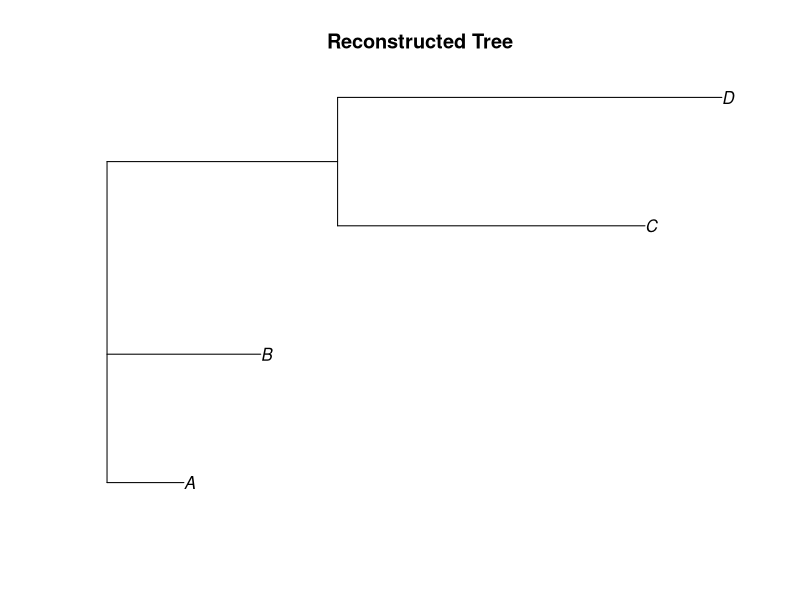

Reproduce this figure in R. (Note: this script raises an error after producing the figure.)
## ---- chunk 1
# Load the ape package
library(ape)

# Define the tree as a list and assign the class "phylo"
egtree <- list(
  edge = matrix(c(5, 1,
                  5, 2,
                  5, 6,
                  6, 3,
                  6, 4), ncol = 2, byrow = TRUE),
  tip.label = c("A", "B", "C", "D"),
  Nnode = 2,
  edge.length = c(0.1, 0.2, 0.3, 0.4, 0.5)
)
class(egtree) <- "phylo"

# Plot the tree
plot(egtree, main = "Reconstructed Tree")

plot.phylo(egtree, type = "unrooted", edge.color = "blue", edge.width = 2, tip.color = "red", main = "Customized Phylogenetic Tree")
## ---- chunk 2
D = matrix(c(0,5,9,9,8,5,0,10,10,9,9,10,0,8,7,9,10,8,0,3,8,9,7,3,0), ncol=5)
# Calculate Q matrix
cal_Q <- function(D_matrix) {}
n = dim(D)[1]
st_m = matrix(0, ncol=n, nrow=n) # Standard matrix
diag(st_m) <- 1
Q = matrix(0, ncol=n, nrow=n)
trans_m = matrix(1, ncol=n, nrow=n)
d1 = D %*% trans_m
d2 = t(d1)
Q = (n-2) * D - d1 - d2
diag(Q) <- 0
min(Q)
cord = which(Q==-50,arr.ind=TRUE)[1,]
cord1 = cord[2]
cord2 = cord[1]
delta1 = 0.5 * D[cord1,cord2] + 0.5/(n-2)*(d1[cord1,cord2]-d2[cord1,cord2])
delta2 = D[cord1,cord2] - delta1

trans_m = st_m
trans_m[cord1,cord2] = 1
new_row = trans_m %*% D

trans_m = st_m
trans_m[cord1,] = -1
new_row = 0.5 * (new_row %*% trans_m)[cord1,c(-cord1, -cord2)]
D <- D[c(-cord1,-cord2),]
D <- D[,c(-cord1,-cord2)]
D <- rbind(new_row, D)
D <- cbind(c(0,new_row), D)
## ---- chunk 3
NJ <- function(D_matrix, total_dim, edge_vector) {
  n = dim(D_matrix)[1]
  st_m = matrix(0, ncol=n, nrow=n) # Standard matrix
  diag(st_m) <- 1
  Q = matrix(0, ncol=n, nrow=n)
  trans_m = matrix(1, ncol=n, nrow=n)
  d1 = D_matrix %*% trans_m
  d2 = t(d1)
  Q = (n-2) * D_matrix - d1 - d2
  diag(Q) <- 0
  minQ <- min(Q)
  cord = which(Q==minQ, arr.ind=TRUE)[1,]
  cord1 = cord[2]
  cord2 = cord[1]
  
  edge1 = edge_vector[cord1]
  edge2 = edge_vector[cord2] # retrieve the edge values for joining taxa
  #if(n != total_dim) {
   # if(cord1 == 1) {
    #  edge1 = 2*total_dim-n # edge value for new node created in last iteration
    #}
  #} 
  delta1 = 0.5 * D_matrix[cord1,cord2] + 0.5/(n-2)*(d1[cord1,cord2]-d2[cord1,cord2])
  delta2 = D_matrix[cord1,cord2] - delta1
  
  if (n==3) {
    delta3 = D_matrix[1,3] - delta1 # it's for the last iteration which will omit 3 delta values. The last Q matrix must be a matrix with all equal values not in diagonal
    edge3 = edge_vector[3]
    return(list(c(edge1, edge2, edge3), c(delta1, delta2, delta3)))
  } # the last iteration would not need to update the D matrix and just return edge values and delta
  
  trans_m = st_m
  trans_m[cord1,cord2] = 1
  new_row = trans_m %*% D_matrix
  
  trans_m = st_m
  trans_m[cord1,] = -1
  new_row = 0.5 * (new_row %*% trans_m)[cord1,c(-cord1, -cord2)]

  D_matrix <- D_matrix[c(-cord1,-cord2),]
  D_matrix <- D_matrix[,c(-cord1,-cord2)] # delete 2 rows and 2 cols that belong to the 2 joined taxa
  edge_vector <- edge_vector[c(-cord1,-cord2)] # do the same on edge matrix
  edge_vector <- append(2*total_dim+1-n, edge_vector) # create a new edge value for new node
  D_matrix <- rbind(new_row, D_matrix)
  D_matrix <- cbind(c(0,new_row), D_matrix) # Always the new node is in the first col and row
  return(list(D_matrix, c(edge1, edge2), c(delta1, delta2), edge_vector))
}

edge <- c(1:5)
D = matrix(c(0,5,9,9,8,5,0,10,10,9,9,10,0,8,7,9,10,8,0,3,8,9,7,3,0), ncol=5)
t <- NJ(D, dim(D)[1], edge)
## ---- chunk 4
NJ_iter <- function(D_init) {
  dim = dim(D_init)[1]
  edge_v = c(1:dim) # vector can be operated and record the edge values' changes
  edge <- matrix(0, ncol=2, nrow=2*dim-3)
  tip.label <- paste("t", 1:dim, sep='')
  Nnode = dim - 2
  edge.length <- c(rep(0, each=2*dim-3))
  for(i in dim:4) {
    out <- NJ(D_init, dim, edge_v)
    D_init <- out[[1]]
    print(D_init)
    edge[c(2*dim-2*i+1,2*dim-2*i+2),] <- c(2*dim+1-i, 2*dim+1-i, out[[2]][1], out[[2]][2])
    print(edge)
    edge.length[c(2*dim-2*i+1,2*dim-2*i+2)] <- out[[3]]
    print(edge.length)
    edge_v <- out[[4]]
  }
  print(edge_v)
  out <- NJ(D_init, dim, edge_v)
  edge[c(2*dim-5, 2*dim-4, 2*dim-3),] <- c(2*dim-2, 2*dim-2, 2*dim-2, out[[1]][1], out[[1]][2], out[[1]][3])
  print(edge)
  edge.length[c(2*dim-5, 2*dim-4, 2*dim-3)] <- out[[2]]
  print(edge.length)
  
  return(list("edge"=edge, "tip.label"=tip.label, "Nnode"=Nnode, "edge.length"=edge.length))
}

D = matrix(c(0,5,9,9,8,5,0,10,10,9,9,10,0,8,7,9,10,8,0,3,8,9,7,3,0), ncol=5)
tree <- NJ_iter(D)

class(tree) <- "phylo"
## ---- chunk 5
# Plot the tree
plot(tree, main = "Reconstructed Tree")

plot.phylo(tree, type = "unrooted", edge.color = "blue", edge.width = 2, tip.color = "red", main = "Customized Phylogenetic Tree")
